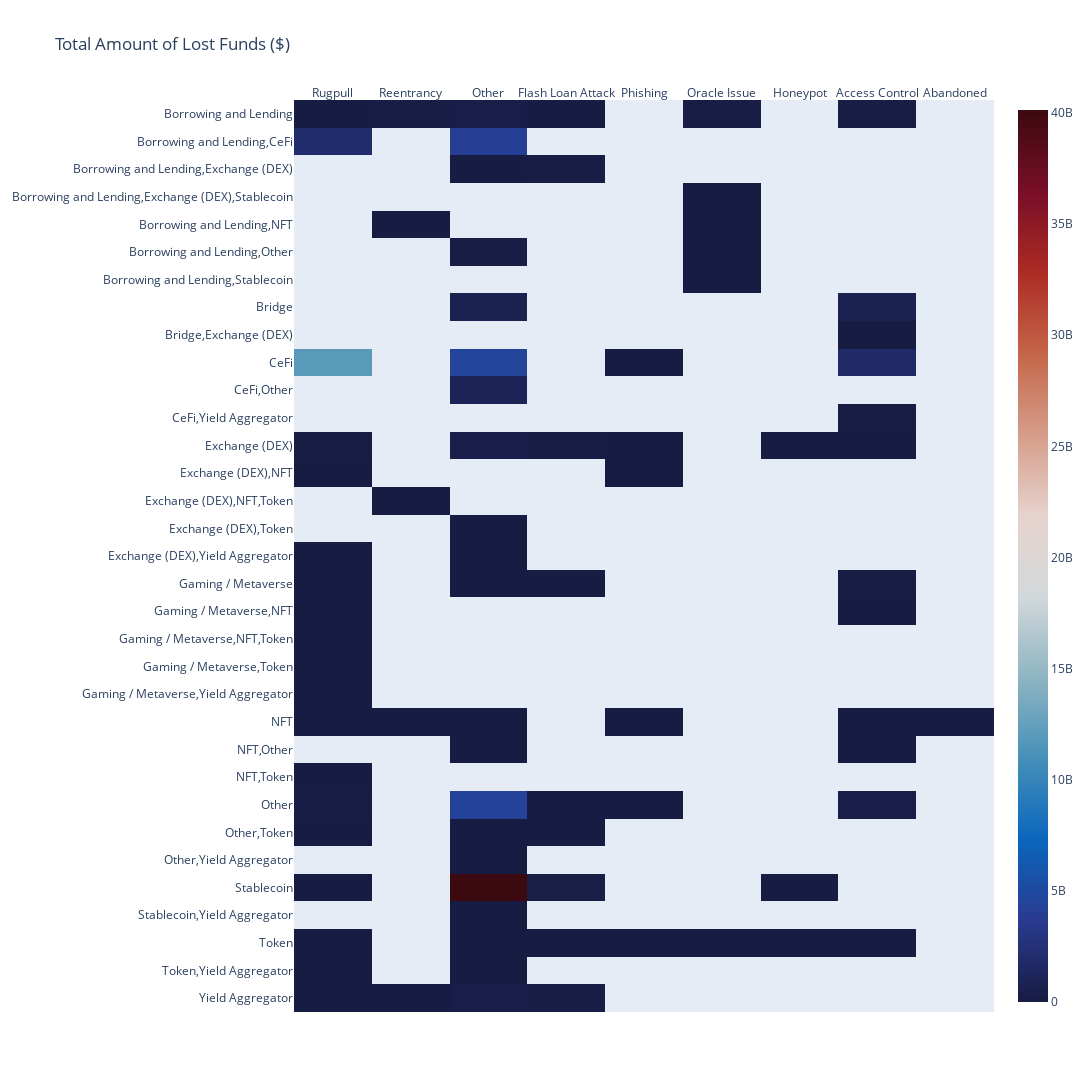

The code cell stored with this chart in its notebook:
### Code cell
fig = go.Figure(data=go.Heatmap(
                   z=dfff['fundsLost'],
                   x=x_categories,
                   y=y_categories,
                   hoverongaps = False,
                   colorscale='balance'))

fig.layout.title = "Total Amount of Lost Funds ($)"
fig.layout.height = 1200
fig.layout.width = 1400
fig.update_xaxes(side="top")
fig.update_layout(xaxis=dict(showgrid=False),
              yaxis=dict(showgrid=False)
)

fig.show()

### Figure 1 — Plotly figure (JSON) as saved in the notebook; plotly's stock layout.template omitted (floating-point values rounded to 4 significant figures)
{"data": [{"colorscale": [[0, "rgb(23, 28, 66)"], [0.09091, "rgb(41, 58, 143)"], [0.1818, "rgb(11, 102, 189)"], [0.2727, "rgb(69, 144, 185)"], [0.3636, "rgb(142, 181, 194)"], [0.4545, "rgb(210, 216, 219)"], [0.5455, "rgb(230, 210, 204)"], [0.6364, "rgb(213, 157, 137)"], [0.7273, "rgb(196, 101, 72)"], [0.8182, "rgb(172, 43, 36)"], [0.9091, "rgb(120, 14, 40)"], [1, "rgb(60, 9, 17)"]], "hoverongaps": false, "type": "heatmap", "x": ["Rugpull", "Reentrancy", "Other", "Flash Loan Attack", "Rugpull", "Other", "Rugpull", "Phishing", "Other", "Oracle Issue", "Honeypot", "Flash Loan Attack", "Access Control", "Other", "Rugpull", "Other", "Honeypot", "Flash Loan Attack", "Other", "Rugpull", "Other", "Flash Loan Attack", "Rugpull", "Phishing", "Other", "Flash Loan Attack", "Access Control", "Rugpull", "Other", "Access Control", "Rugpull", "Reentrancy", "Phishing", "Other", "Access Control", "Abandoned", "Rugpull", "Rugpull", "Rugpull", "Rugpull", "Access Control", "Rugpull", "Other", "Flash Loan Attack", "Access Control", "Rugpull", "Other", "Other", "Reentrancy", "Rugpull", "Phishing", "Rugpull", "Phishing", "Other", "Honeypot", "Flash Loan Attack", "Access Control", "Access Control", "Other", "Rugpull", "Phishing", "Other", "Access Control", "Access Control", "Other", "Access Control", "Oracle Issue", "Other", "Oracle Issue", "Reentrancy", "Oracle Issue", "Oracle Issue", "Other", "Flash Loan Attack", "Rugpull", "Other", "Rugpull", "Reentrancy", "Other", "Oracle Issue", "Flash Loan Attack", "Access Control"], "y": ["Yield Aggregator", "Yield Aggregator", "Yield Aggregator", "Yield Aggregator", "Token,Yield Aggregator", "Token,Yield Aggregator", "Token", "Token", "Token", "Token", "Token", "Token", "Token", "Stablecoin,Yield Aggregator", "Stablecoin", "Stablecoin", "Stablecoin", "Stablecoin", "Other,Yield Aggregator", "Other,Token", "Other,Token", "Other,Token", "Other", "Other", "Other", "Other", "Other", "NFT,Token", "NFT,Other", "NFT,Other", "NFT", "NFT", "NFT", "NFT", "NFT", "NFT", "Gaming / Metaverse,Yield Aggregator", "Gaming / Metaverse,Token", "Gaming / Metaverse,NFT,Token", "Gaming / Metaverse,NFT", "Gaming / Metaverse,NFT", "Gaming / Metaverse", "Gaming / Metaverse", "Gaming / Metaverse", "Gaming / Metaverse", "Exchange (DEX),Yield Aggregator", "Exchange (DEX),Yield Aggregator", "Exchange (DEX),Token", "Exchange (DEX),NFT,Token", "Exchange (DEX),NFT", "Exchange (DEX),NFT", "Exchange (DEX)", "Exchange (DEX)", "Exchange (DEX)", "Exchange (DEX)", "Exchange (DEX)", "Exchange (DEX)", "CeFi,Yield Aggregator", "CeFi,Other", "CeFi", "CeFi", "CeFi", "CeFi", "Bridge,Exchange (DEX)", "Bridge", "Bridge", "Borrowing and Lending,Stablecoin", "Borrowing and Lending,Other", "Borrowing and Lending,Other", "Borrowing and Lending,NFT", "Borrowing and Lending,NFT", "Borrowing and Lending,Exchange (DEX),Stablecoin", "Borrowing and Lending,Exchange (DEX)", "Borrowing and Lending,Exchange (DEX)", "Borrowing and Lending,CeFi", "Borrowing and Lending,CeFi", "Borrowing and Lending", "Borrowing and Lending", "Borrowing and Lending", "Borrowing and Lending", "Borrowing and Lending", "Borrowing and Lending"], "z": [37393318, 40000000, 246048829, 99987150, 60000000, 472459, 34249309, 255780, 923869, 85604, 7727695, 29166947, 45262, 6000000, 46544705, 40137434430, 0, 184834635, 14000000, 6000000, 91000, 122960, 140959934, 12170000, 4306859132, 60528947, 219817762, 2174433, 130000, 177873, 8375044, 19219, 458551, 13113269, 18918571, 4300000, 20800000, 936906, 255682, 3748151, 15444277, 7633558, 861320, 15113001, 140738740, 5673646, 89522, 3110105, 31096, 50625, 165000, 69848438, 8630000, 395737878, 210563, 72331559, 30273193, 160000000, 1000000000, 11938889900, 0, 4465442316, 1744243263, 79670, 684739021, 726165500, 35000000, 90000000, 2000000, 1430000, 1115266, 110911, 4071800, 130000000, 2000000000, 3990000000, 8475985, 79749026, 282066559, 181760000, 19180000, 107211963]}], "layout": {"height": 1200, "title": {"text": "Total Amount of Lost Funds ($)"}, "width": 1400, "xaxis": {"showgrid": false, "side": "top"}, "yaxis": {"showgrid": false}}}
